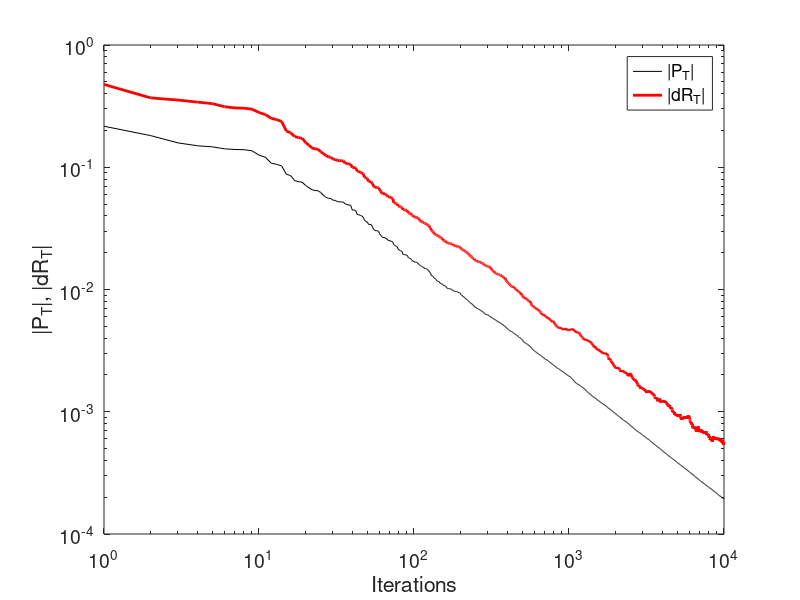

The MATLAB script that drew this image:
% tmm_4D.m, V. Ziemann, 250310
clear all; close all;

Niter=10000;  % Number of iterations
sigm=1e-2;    % BPM noise
alpha=1;      % forgetting factor
dither=1;     % rms amplitude of the orbit variation
%rng(1234);   % start with a definite seed

L1=2; L2=1; L3=1; L4=3;  % Length of drift spaces
DD=@(L)[1,L;0,1];        % 2x2 drift matrix
D1=[DD(L1),zeros(2);zeros(2),DD(L1)];  % 4x4 matrices
D2=[DD(L2),zeros(2);zeros(2),DD(L2)];
D3=[DD(L3),zeros(2);zeros(2),DD(L3)];
D4=[DD(L4),zeros(2);zeros(2),DD(L4)];

DUT=randn(4);  % Random matrix to be recovered
tmp=det(DUT);
if tmp < 0
  DUT=[DUT(:,2),DUT(:,1),DUT(:,3),DUT(:,4)];
  DUT=DUT/sqrt(det(DUT));
else
  DUT=DUT/sqrt(det(DUT));
end
DUT
% or use any other matrix
ndim=4;                % dimension of phase space
nfit=ndim*ndim;        % number of fitted matrix elements
z0=zeros(1,ndim);
xx=zeros(ndim,1); zz=zeros(ndim,1);
P=eye(nfit);           % initial value of Pt
qhat=zeros(nfit,1);    % initial parameter extimate
data=zeros(Niter,4);   % storage for later plotting

for iter=1:Niter            % loop over iterations
  x0=dither*randn(ndim,1);  % different starting orbits, dither 
  % calculate the trajectory at BPM
  x1=x0;
  x2=D1*x1;
  x=D2*x2;
  y=DUT*x;   % the "unknown" matrix
  x3=D3*y;
  x4=D4*x3;
% add noise to BPM measurements
  x1=x1+sigm*randn(ndim,1);
  x2=x2+sigm*randn(ndim,1);
  x3=x3+sigm*randn(ndim,1);
  x4=x4+sigm*randn(ndim,1);
% reconstruct x from x1 and x2
  xx(1)=x2(1)+L2*(x2(1)-x1(1))/L1;
  xx(2)=(x2(1)-x1(1))/L1;
  xx(3)=x2(3)+L2*(x2(3)-x1(3))/L1;
  xx(4)=(x2(3)-x1(3))/L1;
  %comp=[x,xx]  % just verifying
  % reconstruct y from x3 and x4
  zz(1)=x3(1)-L3*(x4(1)-x3(1))/L4;
  zz(2)=(x4(1)-x3(1))/L4;
  zz(3)=x3(3)-L3*(x4(3)-x3(3))/L4;
  zz(4)=(x4(3)-x3(3))/L4;
  %comp=[y,zz]  % just verifying
  %....................System Identification                                      
  G=[xx',z0,z0,z0;z0,xx',z0,z0;z0,z0,xx',z0;z0,z0,z0,xx'];
  tmp2=eye(nfit)-P*G'*inv(alpha*eye(ndim)+G*P*G')*G;    
  Pnew=tmp2*P/alpha;                              
  qhat=tmp2*(qhat+P*G'*zz/alpha);
  P=Pnew;
  % display
  dDUT=DUT-[qhat(1:4)';qhat(5:8)';qhat(9:12)';qhat(13:16)'];
  data(iter,1)=trace(P'*P)/nfit^2;
  data(iter,2)=trace(dDUT'*dDUT)/ndim^2;
  data(iter,3)=P(1,1);
end
DUT_T=[qhat(1:4)';qhat(5:8)';qhat(9:12)';qhat(13:16)']
mm=1:Niter;
figure("Name","|P_T| and estimation error |dR_T|")
loglog(mm,sqrt(data(:,1)),'k',mm,sqrt(data(:,2)),'r','Linewidth',2)
xlabel('Iterations'); ylabel('|P_T|, |dR_T|')
legend('|P_T|','|dR_T|')
set(gca,'FontSize',14)
%figure("Name","Estimation error and error bar")
%loglog(mm,sqrt(data(:,2)),'k',mm,sqrt(data(:,3)),'r','Linewidth',2)